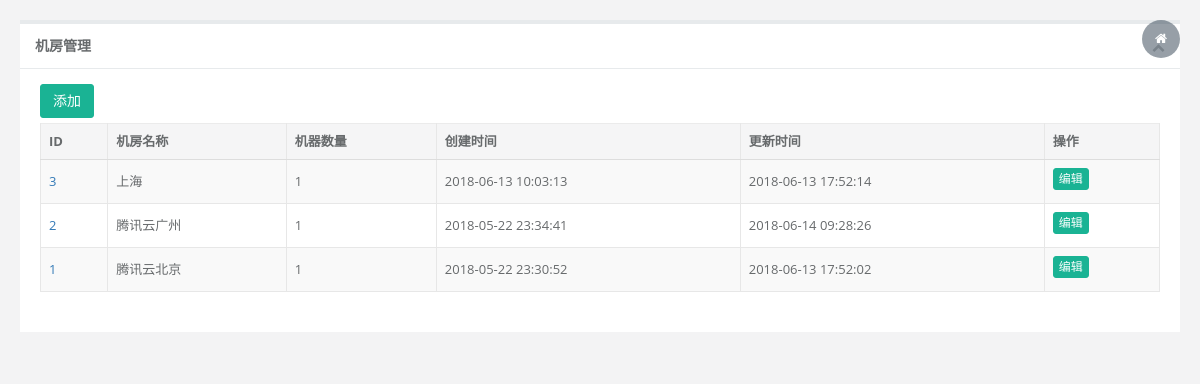
/asset/idc_list (signed in), run on the app's committed database.
### asset/models.py (models this page shows, shortened)
class IDC(models.Model):
    name = models.CharField(max_length=32,unique=True,verbose_name=u'机房名')
    servers = models.ManyToManyField('Assets')
    ctime = models.DateTimeField(auto_now_add=True)
    utime = models.DateTimeField(auto_now=True)
    class Meta:
        db_table = 'idc'
        verbose_name = u'机房'
        verbose_name_plural = u'机房'
        permissions ={
            ("can_add_idc", ("可以添加机房")),
            ("can_change_idc", ("可以修改机房信息")),
            ("can_delete_idc", ("可以删除机房")),
            ("can_view_idc", ("可以查看机房信息")),
        }

### asset/views.py (the view)
class  IdcList(LoginRequiredMixin,PermissionRequiredMixin,ListView):
    template_name = 'asset/idc.html'
    model =  models.IDC
    context_object_name = "idc_list"
    queryset = models.IDC.objects.all()
    ordering = ('-id'),
    permission_required = 'asset.can_view_idc'
    raise_exception = True

### templates/asset/idc.html (shortened to what this page needs)
<!DOCTYPE html>
<html>
<head>
    <link href="/static/css/bootstrap.min.css?v=3.3.6" rel="stylesheet">
    <link href="/static/css/font-awesome.css?v=4.4.0" rel="stylesheet">
    <link href="/static/plugins/dataTables/dataTables.bootstrap.css" rel="stylesheet">
    <link href="/static/css/animate.css" rel="stylesheet">
    <link href="/static/css/style.css?v=4.1.0" rel="stylesheet">
</head>
<body class="gray-bg">
    <div class="wrapper wrapper-content animated fadeInRight">
        <div class="row">
            <div class="col-sm-12">
                <div class="ibox float-e-margins">
                    <div class="ibox-title">
                        <h5>机房管理</h5>
                        <div class="ibox-tools">
                            <a class="collapse-link">
                                <i class="fa fa-chevron-up"></i>
                            </a>
                        </div>
                    </div>
                    <div class="ibox-content">
                        <div>
                            <a  href="{% url 'idc_add' %}" class="btn btn-primary">添加</a>
                        <table class="table table-striped table-bordered table-hover dataTables-host">
                            <thead>
                                <tr>
                                    <th>ID</th>
                                    <th>机房名称</th>
                                    <th>机器数量</th>
                                    <th>创建时间</th>
                                    <th>更新时间</th>
                                    <th>操作</th>
                                </tr>
                            </thead>
                            <tbody>
                              {%  for idc in idc_list %}
                                <tr class="gradeX">
                                    <td><a href="{% url 'idc_asset' idc.id %}">{{ idc.id }}</a></td>
                                    <td>{{ idc.name}}</td>
                                    <td>{{ idc.servers.count }}</td>
                                    <td>{{ idc.ctime }}</td>
                                    <td>{{ idc.utime }}</td>
                                    <td><a class="btn btn-primary  btn-xs "
                                                   href="{% url 'idc_edit'  idc.id %}">编辑</a></td>
                                </tr>
                            {% endfor %}
                            </tbody>
                        </table>
                    </div>
                </div>
            </div>
        </div>
    </div>
    </div>
</body>
</html>

### data on the page
IDC: id "3", name "上海", servers.count "1", ctime "2018-06-13 10:03:13", utime "2018-06-13 17:52:14"
IDC: id "2", name "腾讯云广州", servers.count "1", ctime "2018-05-22 23:34:41", utime "2018-06-14 09:28:26"
IDC: id "1", name "腾讯云北京", servers.count "1", ctime "2018-05-22 23:30:52", utime "2018-06-13 17:52:02"
